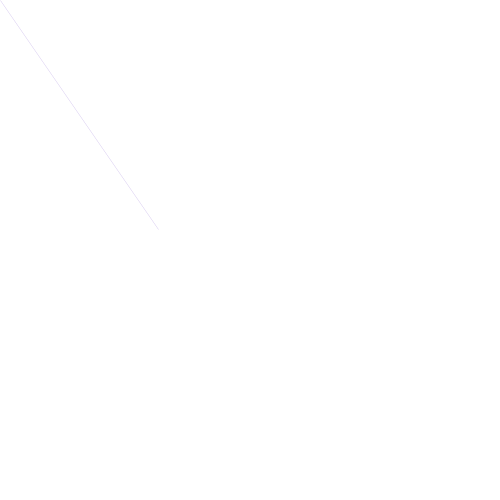
Frame 1 (no input)
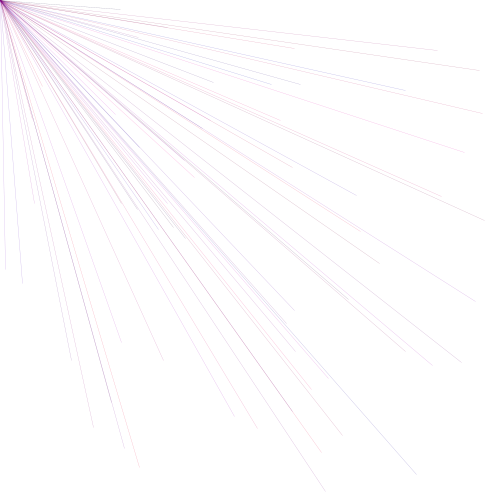
Frame 60 (the mouse pressed at the canvas centre just before this capture)
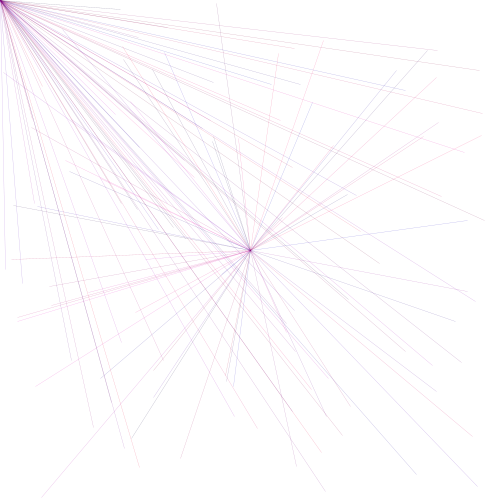
Frame 120 (the mouse held since frame 60 and released just before this capture)

The Processing sketch that drew these frames (run headless with seeded random() and noise(); from frame 60 on, the mouse is pressed at the canvas centre):

// Processing sketch: processing_88054
// ── processing_88054.pde

float fade = 0;
int passedTime = 0;
boolean boolFade = false;
int x= 0;
void setup(){
  size(500,500);  
  background(255);
}

void draw(){
 

 
 if (x==0) {
    fill(random(0,255),random(0,255),random(0,255));
   stroke(random(00,250),0,random(50,200), 80);
   strokeWeight(0.3);
      line (mouseX,mouseY,random(0,500),random(0,500));  
      }
     
     else if (x==1) {
       fill(255);
     noStroke();
     background(0);
     rect (mouseX-27,mouseY-27,55,55); 
     }
         else if (x==2) {
            fill(random(0,255),random(0,255),random(0,255));
     noStroke();
     ellipse (mouseX,mouseY,50,50); 
}

else if (x==3) { link("http://swagaisvasta.tumblr.com"); }

}
void mouseReleased(){
    x=x+1;
}
